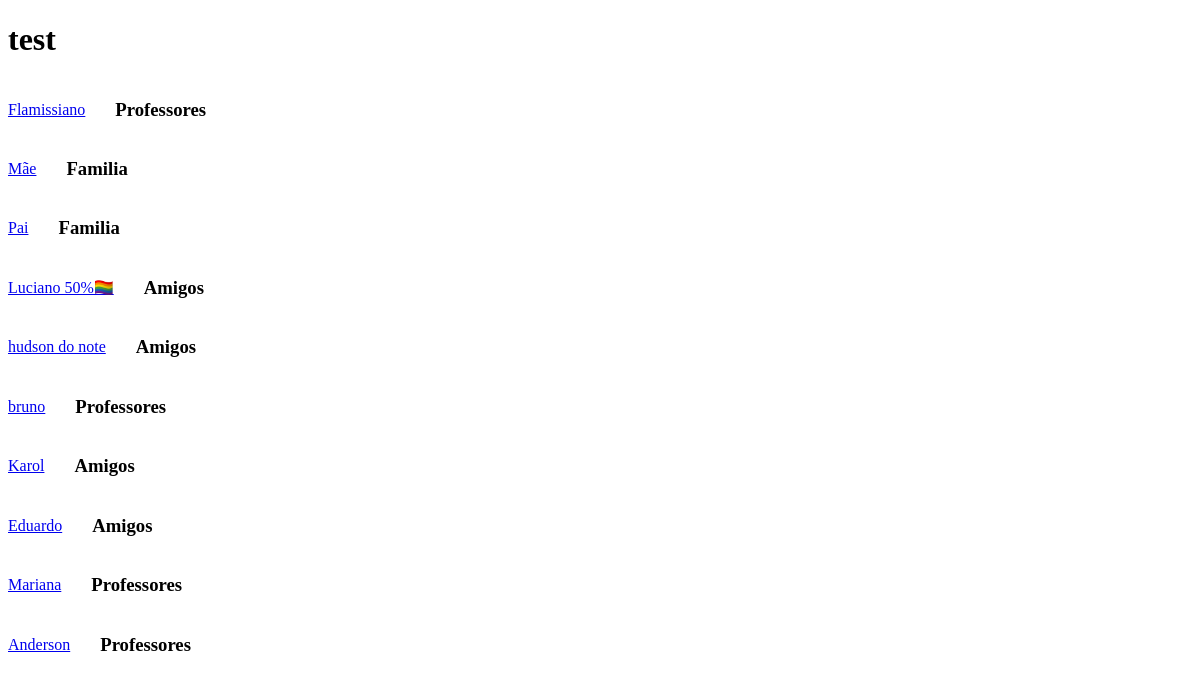
Before: / with the older database file.
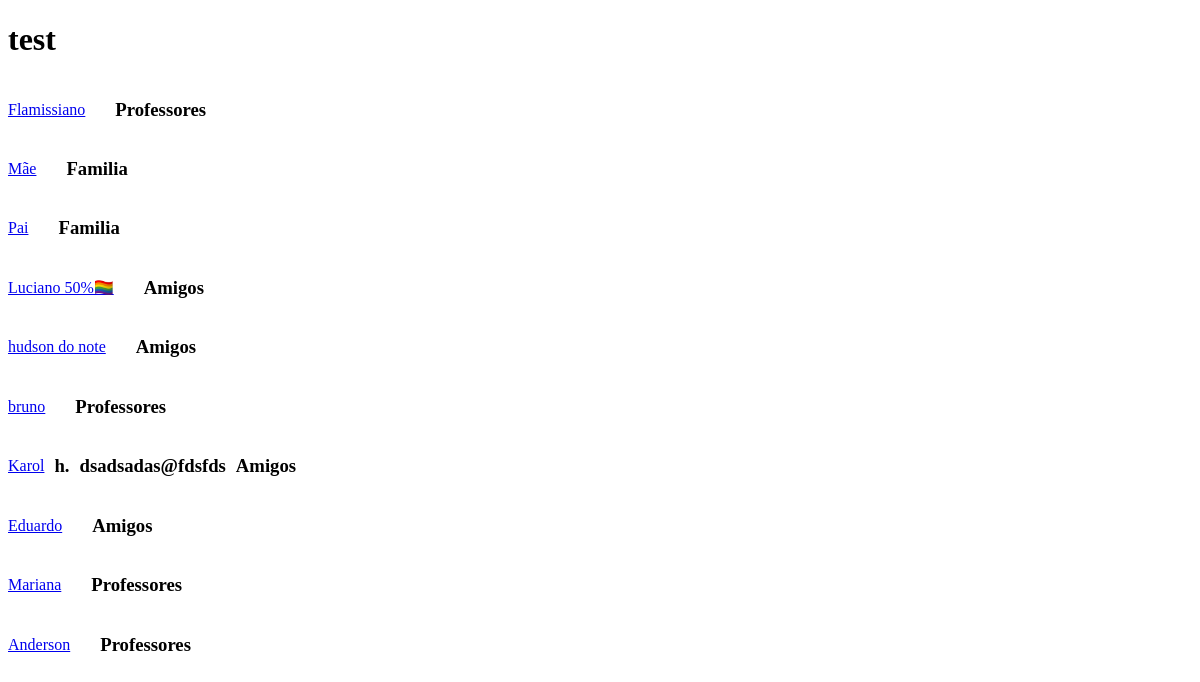
After: the same page with the newer database file.
### contatos/models.py (models this page shows, shortened)
class Contato(models.Model):
    nome = models.CharField(max_length=255)
    sobrenome = models.CharField(max_length=255,blank=True)
    telefone = models.CharField(max_length=255)
    email = models.CharField(max_length=255, blank=True)
    dataCriacao = models.DateTimeField(default=timezone.now)
    descricao = models.TextField(blank=True)
    categoria = models.ForeignKey(Categoria,on_delete=models.DO_NOTHING)

class Categoria(models.Model):
    nome = models.CharField(max_length=255)
    def __str__(self):
        return self.nome

### contatos/views.py (the view)
# urls.py: 2. Add a URL to urlpatterns:  path('', views.home, name='home')
def home(request):
    contatos = Contato.objects.all()
    return render(request, 'contatos/home.html',{
        'contatos': contatos,
    })

### contatos/templates/contatos/home.html (shortened to what this page needs)
{%extends 'base.html'%}
{% load static %}
{%block 'conteudo'%}
<link rel="stylesheet" href="{% static 'css/stylehome.css'%}">
<h1>test</h1>
{% for contato in contatos%}
    <div class="pessoas">
        <a href="#">{{contato.nome}}</a>
        <h3>{{contato.sobrenome}}</h3>
        <h3>{{contato.email}}</h3>
        <h3>{{contato.categoria}}</h3>
    </div>
{%endfor%}
{%endblock%}

### templates/base.html (shortened to what this page needs)
<!DOCTYPE html>
{% load static %}
<html lang="pt-BR">
<head>
    <link rel="stylesheet" href="{% static 'css/style.css'%}">
</head>
<body>
    {%block 'conteudo'%}
    {%endblock%}
</body>
</html>

### templates/static/css/stylehome.css (style rules this page uses)
.pessoas { display: flex; align-items: center; gap: 10px; }

Changed rows visible on the page:
changed Contato "Karol": sobrenome (not shown) → "h."; email (not shown) → "dsadsadas@fdsfds"
